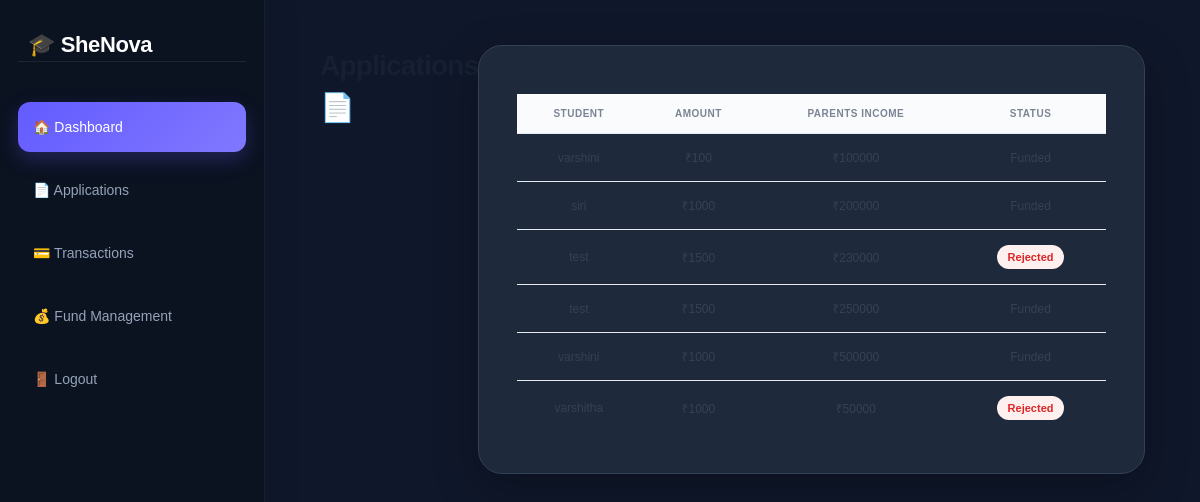
The page /admin-applications/ (signed in) on the database as committed earlier.
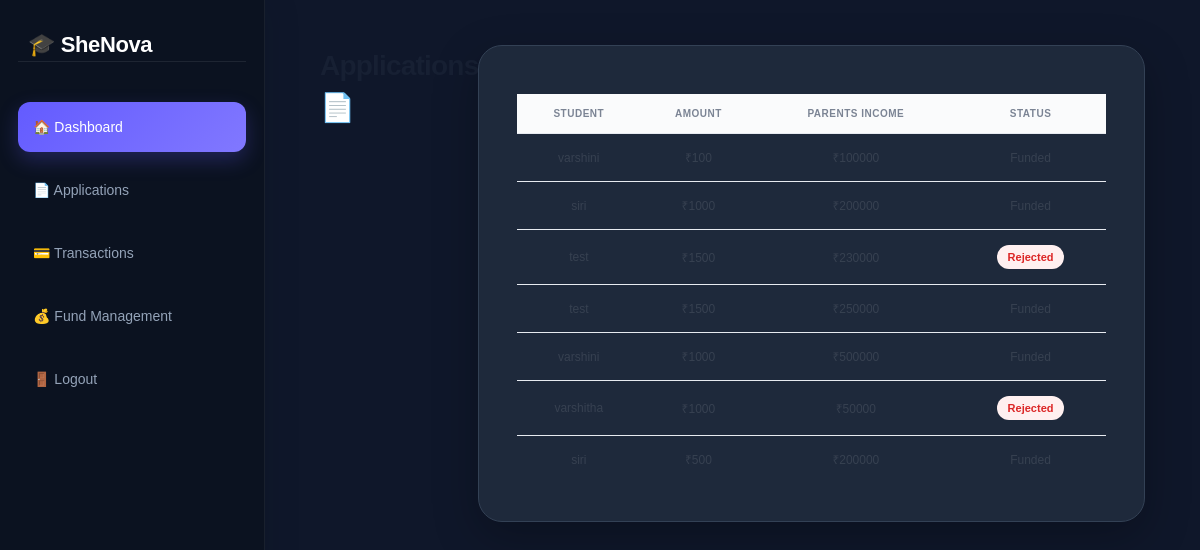
The same page on the database as committed later.
### accounts/models.py (models this page shows, shortened)
class Application(models.Model):
    is_emergency = models.BooleanField(default=False)
    PRIORITY_CHOICES = [
        ('Low', 'Low'),
        ('Medium', 'Medium'),
        ('High', 'High'),
        ('Critical', 'Critical'),
    ]
    priority_level = models.CharField(
        max_length=10,
        choices=PRIORITY_CHOICES,
        default='Medium'
    )
    STATUS_CHOICES = (
        ('Pending', 'Pending'),
        ('Approved', 'Approved'),
        ('Funded', 'Funded'),
        ('Rejected', 'Rejected'),
        ('Completed', 'Completed'),
    )
    REPAYMENT_CHOICES = [
        ('30', '30 Days'),
        ('60', '60 Days'),
        ('90', '90 Days'),
    ]
    student = models.ForeignKey(User, on_delete=models.CASCADE)
    amount_requested = models.IntegerField()
    reason = models.TextField()
    family_income = models.IntegerField()
    phone = models.CharField(max_length=10, null=True, blank=True)
    year = models.CharField(max_length=10, null=True, blank=True)
    aadhaar_number = models.CharField(max_length=12, blank=True, null=True)
    pan_number = models.CharField(max_length=10, blank=True, null=True)
    student_id_number = models.CharField(max_length=20, blank=True, null=True)
    aadhar_card = models.FileField(upload_to='documents/aadhaar/', blank=True, null=True)
    pan_card = models.FileField(upload_to='documents/pan/', blank=True, null=True)
    student_id_card = models.FileField(upload_to='documents/student_id/', blank=True, null=True)
    reference_name = models.CharField(max_length=100, blank=True, null=True)
    reference_relation = models.CharField(max_length=50, blank=True, null=True)
    reference_phone = models.CharField(max_length=15, blank=True, null=True)
    cibil_score = models.IntegerField(null=True, blank=True)
    risk_level = models.CharField(max_length=20, null=True, blank=True)
    supervisor_notes = models.TextField(blank=True, null=True)
    applied_date = models.DateTimeField(auto_now_add=True)
    repayment_plan = models.CharField(max_length=10,choices=REPAYMENT_CHOICES)
    status = models.CharField(max_length=20, choices=STATUS_CHOICES, default='Pending')
    ai_risk_score = models.IntegerField(null=True, blank=True)
    ai_risk_level = models.CharField(max_length=20, null=True, blank=True)
    ai_risk_reasons = models.TextField(null=True, blank=True)
    ai_recommendation = models.TextField(null=True, blank=True)

### accounts/views.py (the view)
# urls.py: path('admin-applications/', views.admin_applications, name='admin_applications'),
@login_required
def admin_applications(request):
    applications = Application.objects.all()
    return render(request, 'accounts/admin_applications.html', {
        'applications': applications
    })

### accounts/templates/accounts/admin_applications.html
{% load static %}
{% block content %}
<link rel="stylesheet"
      href="{% static 'shenova.css' %}">
<div class="sidebar">
<h2>🎓 SheNova</h2>
<a href="{% url 'admin_dashboard' %}">🏠 Dashboard</a>
<a href="{% url 'admin_applications' %}">📄 Applications</a>
<a href="{% url 'admin_transactions' %}">💳 Transactions</a>
<a href="{% url 'admin_fund' %}">💰 Fund Management</a>
<a href="{% url 'logout' %}">🚪 Logout</a>
</div>
<div class="main">
<h2>Applications 📄</h2>
<div class="card">
<table>
<tr>
<th>Student</th>
<th>Amount</th>
<th>Parents Income</th>
<th>Status</th>
</tr>
{% for app in applications %}
<tr>
<td>{{ app.student.username }}</td>
<td>₹{{ app.amount_requested }}</td>
<td>₹{{ app.family_income }}</td>
<td>
{% if app.status == "Pending" %}
<span class="badge pending">Pending</span>
{% elif app.status == "Approved" %}
<span class="badge approved">Approved</span>
{% elif app.status == "Rejected" %}
<span class="badge rejected">Rejected</span>
{% else %}
<span class="badge">{{ app.status }}</span>
{% endif %}
</td>
</tr>
{% empty %}
<tr>
<td colspan="4">No Applications Found</td>
</tr>
{% endfor %}
</table>
</div>
</div>
{% endblock %}

Rows that differ between the two databases and show on the page:
added Application: student.username "siri", amount_requested "500", family_income "200000", status "Funded"
